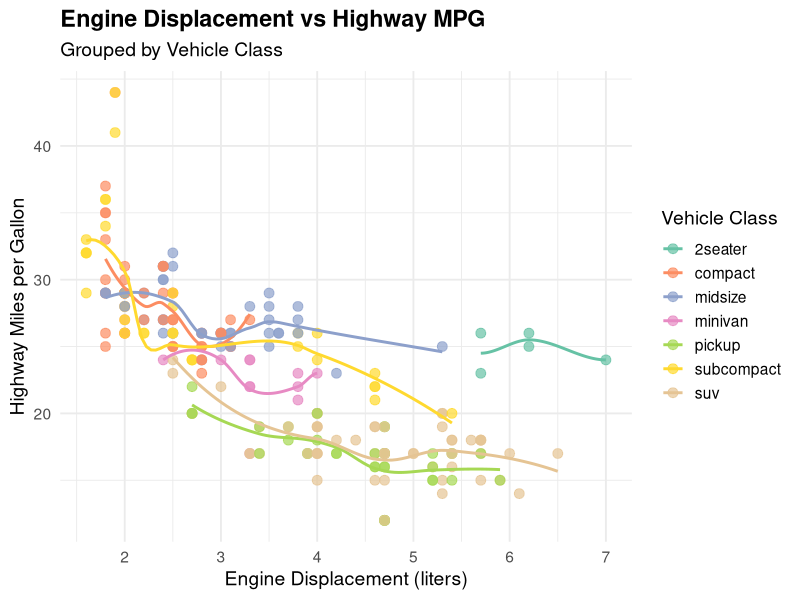

Write the R code that produced this figure.
## ---- chunk 1
suppressPackageStartupMessages(library(tidyverse))
## ---- chunk 2
ggplot(data = mpg, aes(x = displ, y = hwy, color = class)) +
  geom_point(size = 3, alpha = 0.7) +
  geom_smooth(method = "loess", se = FALSE, linewidth = 1) +
  scale_color_brewer(palette = "Set2") +
  labs(
    title = "Engine Displacement vs Highway MPG",
    subtitle = "Grouped by Vehicle Class",
    x = "Engine Displacement (liters)",
    y = "Highway Miles per Gallon",
    color = "Vehicle Class"
  ) +
  theme_minimal(base_size = 14) +
  theme(
    plot.title = element_text(face = "bold"),
    legend.position = "right"
  )
